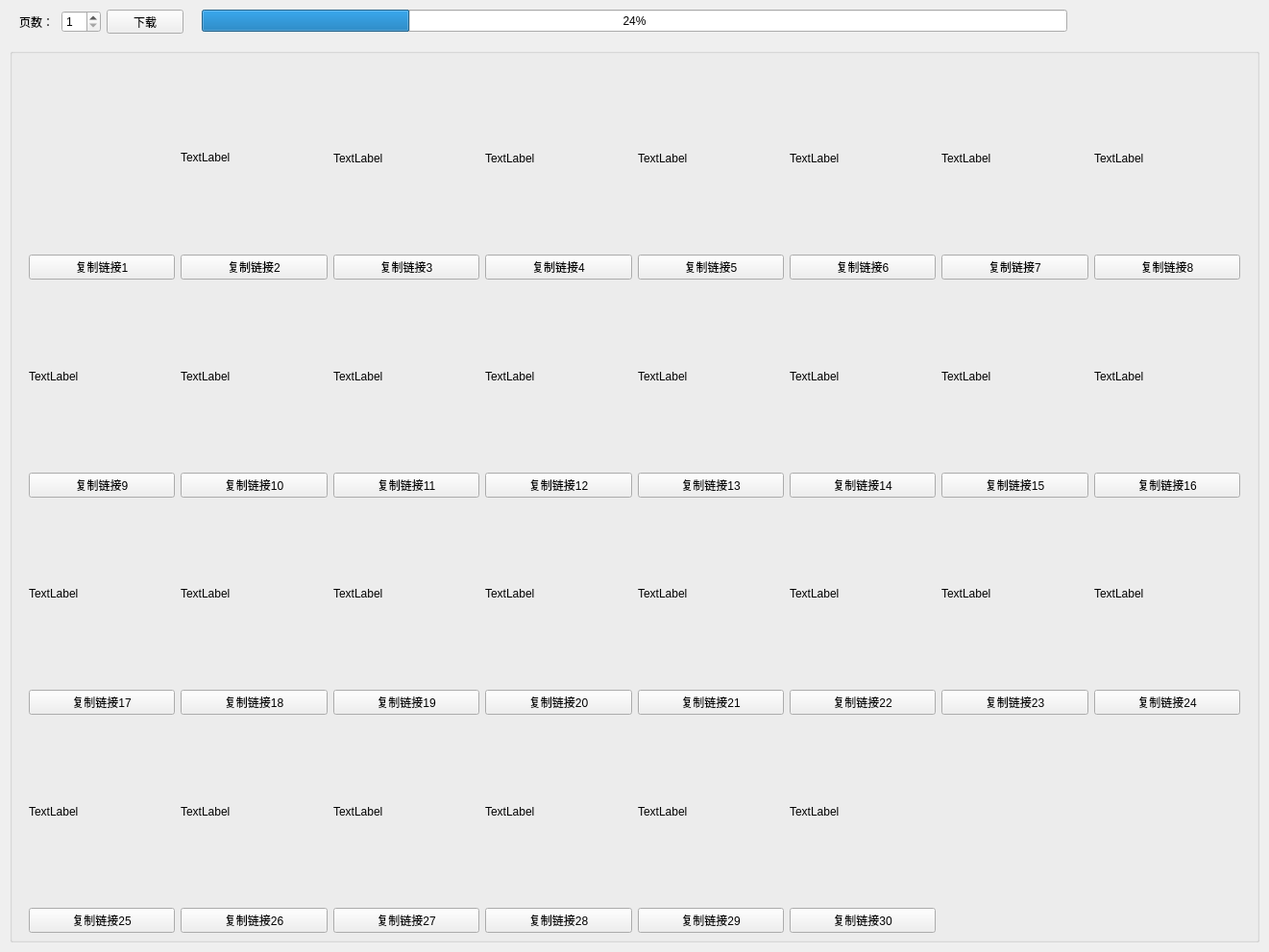
<?xml version="1.0" encoding="UTF-8"?>
<ui version="4.0">
 <class>Form</class>
 <widget class="QWidget" name="Form">
  <property name="windowTitle">
   <string>python大法好</string>
  </property>
  <property name="autoFillBackground">
   <bool>false</bool>
  </property>
  <widget class="QGroupBox" name="groupBox">
   <property name="geometry">
    <rect>
     <x>10</x>
     <y>50</y>
     <width>1301</width>
     <height>931</height>
    </rect>
   </property>
   <property name="title">
    <string/>
   </property>
   <widget class="QWidget" name="layoutWidget">
    <property name="geometry">
     <rect>
      <x>20</x>
      <y>20</y>
      <width>1261</width>
      <height>901</height>
     </rect>
    </property>
    <layout class="QGridLayout" name="gridLayout">
     <item row="2" column="5">
      <widget class="QLabel" name="label_13">
       <property name="text">
        <string>TextLabel</string>
       </property>
      </widget>
     </item>
     <item row="4" column="5">
      <widget class="QLabel" name="label_21">
       <property name="text">
        <string>TextLabel</string>
       </property>
      </widget>
     </item>
     <item row="4" column="4">
      <widget class="QLabel" name="label_20">
       <property name="text">
        <string>TextLabel</string>
       </property>
      </widget>
     </item>
     <item row="0" column="2">
      <widget class="QLabel" name="label_3">
       <property name="text">
        <string>TextLabel</string>
       </property>
      </widget>
     </item>
     <item row="4" column="2">
      <widget class="QLabel" name="label_19">
       <property name="text">
        <string>TextLabel</string>
       </property>
       <property name="textFormat">
        <enum>Qt::AutoText</enum>
       </property>
      </widget>
     </item>
     <item row="2" column="0">
      <widget class="QLabel" name="label_9">
       <property name="text">
        <string>TextLabel</string>
       </property>
      </widget>
     </item>
     <item row="7" column="0">
      <widget class="QLabel" name="label_25">
       <property name="text">
        <string>TextLabel</string>
       </property>
      </widget>
     </item>
     <item row="4" column="0">
      <widget class="QLabel" name="label_17">
       <property name="text">
        <string>TextLabel</string>
       </property>
      </widget>
     </item>
     <item row="2" column="4">
      <widget class="QLabel" name="label_12">
       <property name="text">
        <string>TextLabel</string>
       </property>
      </widget>
     </item>
     <item row="0" column="7">
      <widget class="QLabel" name="label_7">
       <property name="text">
        <string>TextLabel</string>
       </property>
      </widget>
     </item>
     <item row="0" column="5">
      <widget class="QLabel" name="label_5">
       <property name="text">
        <string>TextLabel</string>
       </property>
      </widget>
     </item>
     <item row="4" column="6">
      <widget class="QLabel" name="label_22">
       <property name="text">
        <string>TextLabel</string>
       </property>
      </widget>
     </item>
     <item row="0" column="4">
      <widget class="QLabel" name="label_4">
       <property name="text">
        <string>TextLabel</string>
       </property>
      </widget>
     </item>
     <item row="0" column="8">
      <widget class="QLabel" name="label_8">
       <property name="text">
        <string>TextLabel</string>
       </property>
      </widget>
     </item>
     <item row="4" column="7">
      <widget class="QLabel" name="label_23">
       <property name="text">
        <string>TextLabel</string>
       </property>
      </widget>
     </item>
     <item row="2" column="6">
      <widget class="QLabel" name="label_14">
       <property name="text">
        <string>TextLabel</string>
       </property>
      </widget>
     </item>
     <item row="4" column="1">
      <widget class="QLabel" name="label_18">
       <property name="text">
        <string>TextLabel</string>
       </property>
      </widget>
     </item>
     <item row="7" column="5">
      <widget class="QLabel" name="label_29">
       <property name="text">
        <string>TextLabel</string>
       </property>
      </widget>
     </item>
     <item row="7" column="4">
      <widget class="QLabel" name="label_28">
       <property name="text">
        <string>TextLabel</string>
       </property>
      </widget>
     </item>
     <item row="7" column="2">
      <widget class="QLabel" name="label_27">
       <property name="text">
        <string>TextLabel</string>
       </property>
      </widget>
     </item>
     <item row="7" column="1">
      <widget class="QLabel" name="label_26">
       <property name="text">
        <string>TextLabel</string>
       </property>
      </widget>
     </item>
     <item row="4" column="8">
      <widget class="QLabel" name="label_24">
       <property name="text">
        <string>TextLabel</string>
       </property>
      </widget>
     </item>
     <item row="7" column="6">
      <widget class="QLabel" name="label_30">
       <property name="text">
        <string>TextLabel</string>
       </property>
      </widget>
     </item>
     <item row="2" column="1">
      <widget class="QLabel" name="label_10">
       <property name="text">
        <string>TextLabel</string>
       </property>
      </widget>
     </item>
     <item row="2" column="7">
      <widget class="QLabel" name="label_15">
       <property name="text">
        <string>TextLabel</string>
       </property>
      </widget>
     </item>
     <item row="2" column="8">
      <widget class="QLabel" name="label_16">
       <property name="text">
        <string>TextLabel</string>
       </property>
      </widget>
     </item>
     <item row="0" column="1">
      <widget class="QLabel" name="label_2">
       <property name="focusPolicy">
        <enum>Qt::ClickFocus</enum>
       </property>
       <property name="acceptDrops">
        <bool>true</bool>
       </property>
       <property name="text">
        <string>TextLabel</string>
       </property>
      </widget>
     </item>
     <item row="0" column="6">
      <widget class="QLabel" name="label_6">
       <property name="text">
        <string>TextLabel</string>
       </property>
      </widget>
     </item>
     <item row="2" column="2">
      <widget class="QLabel" name="label_11">
       <property name="text">
        <string>TextLabel</string>
       </property>
      </widget>
     </item>
     <item row="8" column="4">
      <widget class="QPushButton" name="pushButton_29">
       <property name="text">
        <string>复制链接28</string>
       </property>
      </widget>
     </item>
     <item row="3" column="2">
      <widget class="QPushButton" name="pushButton_12">
       <property name="text">
        <string>复制链接11</string>
       </property>
      </widget>
     </item>
     <item row="8" column="2">
      <widget class="QPushButton" name="pushButton_28">
       <property name="text">
        <string>复制链接27</string>
       </property>
      </widget>
     </item>
     <item row="1" column="1">
      <widget class="QPushButton" name="pushButton_3">
       <property name="text">
        <string>复制链接2</string>
       </property>
      </widget>
     </item>
     <item row="3" column="4">
      <widget class="QPushButton" name="pushButton_13">
       <property name="text">
        <string>复制链接12</string>
       </property>
      </widget>
     </item>
     <item row="1" column="6">
      <widget class="QPushButton" name="pushButton_7">
       <property name="text">
        <string>复制链接6</string>
       </property>
      </widget>
     </item>
     <item row="0" column="0">
      <widget class="QLabel" name="label_1">
       <property name="text">
        <string/>
       </property>
      </widget>
     </item>
     <item row="3" column="6">
      <widget class="QPushButton" name="pushButton_15">
       <property name="text">
        <string>复制链接14</string>
       </property>
      </widget>
     </item>
     <item row="3" column="7">
      <widget class="QPushButton" name="pushButton_16">
       <property name="text">
        <string>复制链接15</string>
       </property>
      </widget>
     </item>
     <item row="8" column="5">
      <widget class="QPushButton" name="pushButton_30">
       <property name="text">
        <string>复制链接29</string>
       </property>
      </widget>
     </item>
     <item row="3" column="0">
      <widget class="QPushButton" name="pushButton_10">
       <property name="text">
        <string>复制链接9</string>
       </property>
      </widget>
     </item>
     <item row="5" column="5">
      <widget class="QPushButton" name="pushButton_22">
       <property name="text">
        <string>复制链接21</string>
       </property>
      </widget>
     </item>
     <item row="5" column="6">
      <widget class="QPushButton" name="pushButton_23">
       <property name="text">
        <string>复制链接22</string>
       </property>
      </widget>
     </item>
     <item row="5" column="4">
      <widget class="QPushButton" name="pushButton_21">
       <property name="text">
        <string>复制链接20</string>
       </property>
      </widget>
     </item>
     <item row="8" column="1">
      <widget class="QPushButton" name="pushButton_27">
       <property name="text">
        <string>复制链接26</string>
       </property>
      </widget>
     </item>
     <item row="3" column="1">
      <widget class="QPushButton" name="pushButton_11">
       <property name="text">
        <string>复制链接10</string>
       </property>
      </widget>
     </item>
     <item row="5" column="0">
      <widget class="QPushButton" name="pushButton_18">
       <property name="text">
        <string>复制链接17</string>
       </property>
      </widget>
     </item>
     <item row="8" column="0">
      <widget class="QPushButton" name="pushButton_26">
       <property name="text">
        <string>复制链接25</string>
       </property>
      </widget>
     </item>
     <item row="1" column="2">
      <widget class="QPushButton" name="pushButton_4">
       <property name="text">
        <string>复制链接3</string>
       </property>
      </widget>
     </item>
     <item row="5" column="8">
      <widget class="QPushButton" name="pushButton_25">
       <property name="text">
        <string>复制链接24</string>
       </property>
      </widget>
     </item>
     <item row="3" column="8">
      <widget class="QPushButton" name="pushButton_17">
       <property name="text">
        <string>复制链接16</string>
       </property>
      </widget>
     </item>
     <item row="1" column="0">
      <widget class="QPushButton" name="pushButton_2">
       <property name="text">
        <string>复制链接1</string>
       </property>
      </widget>
     </item>
     <item row="8" column="6">
      <widget class="QPushButton" name="pushButton_31">
       <property name="text">
        <string>复制链接30</string>
       </property>
      </widget>
     </item>
     <item row="5" column="2">
      <widget class="QPushButton" name="pushButton_20">
       <property name="text">
        <string>复制链接19</string>
       </property>
      </widget>
     </item>
     <item row="3" column="5">
      <widget class="QPushButton" name="pushButton_14">
       <property name="text">
        <string>复制链接13</string>
       </property>
      </widget>
     </item>
     <item row="5" column="7">
      <widget class="QPushButton" name="pushButton_24">
       <property name="text">
        <string>复制链接23</string>
       </property>
      </widget>
     </item>
     <item row="1" column="5">
      <widget class="QPushButton" name="pushButton_6">
       <property name="text">
        <string>复制链接5</string>
       </property>
      </widget>
     </item>
     <item row="1" column="4">
      <widget class="QPushButton" name="pushButton_5">
       <property name="text">
        <string>复制链接4</string>
       </property>
      </widget>
     </item>
     <item row="5" column="1">
      <widget class="QPushButton" name="pushButton_19">
       <property name="text">
        <string>复制链接18</string>
       </property>
      </widget>
     </item>
     <item row="1" column="7">
      <widget class="QPushButton" name="pushButton_8">
       <property name="text">
        <string>复制链接7</string>
       </property>
      </widget>
     </item>
     <item row="1" column="8">
      <widget class="QPushButton" name="pushButton_9">
       <property name="text">
        <string>复制链接8</string>
       </property>
      </widget>
     </item>
    </layout>
   </widget>
  </widget>
  <widget class="QWidget" name="layoutWidget">
   <property name="geometry">
    <rect>
     <x>20</x>
     <y>10</y>
     <width>171</width>
     <height>25</height>
    </rect>
   </property>
   <layout class="QHBoxLayout" name="horizontalLayout">
    <item>
     <widget class="QLabel" name="label">
      <property name="text">
       <string>页数：</string>
      </property>
     </widget>
    </item>
    <item>
     <widget class="QSpinBox" name="spinBox">
      <property name="minimum">
       <number>1</number>
      </property>
     </widget>
    </item>
    <item>
     <widget class="QPushButton" name="pushButton">
      <property name="text">
       <string>下载</string>
      </property>
     </widget>
    </item>
   </layout>
  </widget>
  <widget class="QProgressBar" name="progressBar">
   <property name="geometry">
    <rect>
     <x>210</x>
     <y>10</y>
     <width>901</width>
     <height>23</height>
    </rect>
   </property>
   <property name="value">
    <number>24</number>
   </property>
  </widget>
 </widget>
 <resources/>
 <connections>
  <connection>
   <sender>pushButton_2</sender>
   <signal>clicked()</signal>
   <receiver>Form</receiver>
   <slot>copy()</slot>
   <hints>
    <hint type="sourcelabel">
     <x>95</x>
     <y>290</y>
    </hint>
    <hint type="destinationlabel">
     <x>392</x>
     <y>29</y>
    </hint>
   </hints>
  </connection>
  <connection>
   <sender>pushButton_3</sender>
   <signal>clicked()</signal>
   <receiver>Form</receiver>
   <slot>copy()</slot>
   <hints>
    <hint type="sourcelabel">
     <x>340</x>
     <y>290</y>
    </hint>
    <hint type="destinationlabel">
     <x>503</x>
     <y>37</y>
    </hint>
   </hints>
  </connection>
  <connection>
   <sender>pushButton_4</sender>
   <signal>clicked()</signal>
   <receiver>Form</receiver>
   <slot>copy()</slot>
   <hints>
    <hint type="sourcelabel">
     <x>498</x>
     <y>290</y>
    </hint>
    <hint type="destinationlabel">
     <x>615</x>
     <y>34</y>
    </hint>
   </hints>
  </connection>
  <connection>
   <sender>pushButton_5</sender>
   <signal>clicked()</signal>
   <receiver>Form</receiver>
   <slot>copy()</slot>
   <hints>
    <hint type="sourcelabel">
     <x>657</x>
     <y>290</y>
    </hint>
    <hint type="destinationlabel">
     <x>701</x>
     <y>25</y>
    </hint>
   </hints>
  </connection>
  <connection>
   <sender>pushButton_6</sender>
   <signal>clicked()</signal>
   <receiver>Form</receiver>
   <slot>copy()</slot>
   <hints>
    <hint type="sourcelabel">
     <x>815</x>
     <y>290</y>
    </hint>
    <hint type="destinationlabel">
     <x>781</x>
     <y>36</y>
    </hint>
   </hints>
  </connection>
  <connection>
   <sender>pushButton_7</sender>
   <signal>clicked()</signal>
   <receiver>Form</receiver>
   <slot>copy()</slot>
   <hints>
    <hint type="sourcelabel">
     <x>973</x>
     <y>290</y>
    </hint>
    <hint type="destinationlabel">
     <x>864</x>
     <y>27</y>
    </hint>
   </hints>
  </connection>
  <connection>
   <sender>pushButton_8</sender>
   <signal>clicked()</signal>
   <receiver>Form</receiver>
   <slot>copy()</slot>
   <hints>
    <hint type="sourcelabel">
     <x>1131</x>
     <y>290</y>
    </hint>
    <hint type="destinationlabel">
     <x>949</x>
     <y>30</y>
    </hint>
   </hints>
  </connection>
  <connection>
   <sender>pushButton_9</sender>
   <signal>clicked()</signal>
   <receiver>Form</receiver>
   <slot>copy()</slot>
   <hints>
    <hint type="sourcelabel">
     <x>1289</x>
     <y>290</y>
    </hint>
    <hint type="destinationlabel">
     <x>1048</x>
     <y>27</y>
    </hint>
   </hints>
  </connection>
  <connection>
   <sender>pushButton_10</sender>
   <signal>clicked()</signal>
   <receiver>Form</receiver>
   <slot>copy()</slot>
   <hints>
    <hint type="sourcelabel">
     <x>61</x>
     <y>517</y>
    </hint>
    <hint type="destinationlabel">
     <x>108</x>
     <y>42</y>
    </hint>
   </hints>
  </connection>
  <connection>
   <sender>pushButton_11</sender>
   <signal>clicked()</signal>
   <receiver>Form</receiver>
   <slot>copy()</slot>
   <hints>
    <hint type="sourcelabel">
     <x>340</x>
     <y>517</y>
    </hint>
    <hint type="destinationlabel">
     <x>312</x>
     <y>8</y>
    </hint>
   </hints>
  </connection>
  <connection>
   <sender>pushButton_12</sender>
   <signal>clicked()</signal>
   <receiver>Form</receiver>
   <slot>copy()</slot>
   <hints>
    <hint type="sourcelabel">
     <x>498</x>
     <y>517</y>
    </hint>
    <hint type="destinationlabel">
     <x>433</x>
     <y>16</y>
    </hint>
   </hints>
  </connection>
  <connection>
   <sender>pushButton_13</sender>
   <signal>clicked()</signal>
   <receiver>Form</receiver>
   <slot>copy()</slot>
   <hints>
    <hint type="sourcelabel">
     <x>657</x>
     <y>517</y>
    </hint>
    <hint type="destinationlabel">
     <x>548</x>
     <y>18</y>
    </hint>
   </hints>
  </connection>
  <connection>
   <sender>pushButton_14</sender>
   <signal>clicked()</signal>
   <receiver>Form</receiver>
   <slot>copy()</slot>
   <hints>
    <hint type="sourcelabel">
     <x>815</x>
     <y>517</y>
    </hint>
    <hint type="destinationlabel">
     <x>653</x>
     <y>10</y>
    </hint>
   </hints>
  </connection>
  <connection>
   <sender>pushButton_15</sender>
   <signal>clicked()</signal>
   <receiver>Form</receiver>
   <slot>copy()</slot>
   <hints>
    <hint type="sourcelabel">
     <x>973</x>
     <y>517</y>
    </hint>
    <hint type="destinationlabel">
     <x>763</x>
     <y>14</y>
    </hint>
   </hints>
  </connection>
  <connection>
   <sender>pushButton_16</sender>
   <signal>clicked()</signal>
   <receiver>Form</receiver>
   <slot>copy()</slot>
   <hints>
    <hint type="sourcelabel">
     <x>1131</x>
     <y>517</y>
    </hint>
    <hint type="destinationlabel">
     <x>924</x>
     <y>3</y>
    </hint>
   </hints>
  </connection>
  <connection>
   <sender>pushButton_17</sender>
   <signal>clicked()</signal>
   <receiver>Form</receiver>
   <slot>copy()</slot>
   <hints>
    <hint type="sourcelabel">
     <x>1289</x>
     <y>517</y>
    </hint>
    <hint type="destinationlabel">
     <x>1030</x>
     <y>10</y>
    </hint>
   </hints>
  </connection>
  <connection>
   <sender>pushButton_18</sender>
   <signal>clicked()</signal>
   <receiver>Form</receiver>
   <slot>copy()</slot>
   <hints>
    <hint type="sourcelabel">
     <x>67</x>
     <y>743</y>
    </hint>
    <hint type="destinationlabel">
     <x>355</x>
     <y>22</y>
    </hint>
   </hints>
  </connection>
  <connection>
   <sender>pushButton_19</sender>
   <signal>clicked()</signal>
   <receiver>Form</receiver>
   <slot>copy()</slot>
   <hints>
    <hint type="sourcelabel">
     <x>340</x>
     <y>743</y>
    </hint>
    <hint type="destinationlabel">
     <x>398</x>
     <y>10</y>
    </hint>
   </hints>
  </connection>
  <connection>
   <sender>pushButton_20</sender>
   <signal>clicked()</signal>
   <receiver>Form</receiver>
   <slot>copy()</slot>
   <hints>
    <hint type="sourcelabel">
     <x>498</x>
     <y>743</y>
    </hint>
    <hint type="destinationlabel">
     <x>494</x>
     <y>13</y>
    </hint>
   </hints>
  </connection>
  <connection>
   <sender>pushButton_21</sender>
   <signal>clicked()</signal>
   <receiver>Form</receiver>
   <slot>copy()</slot>
   <hints>
    <hint type="sourcelabel">
     <x>657</x>
     <y>743</y>
    </hint>
    <hint type="destinationlabel">
     <x>555</x>
     <y>4</y>
    </hint>
   </hints>
  </connection>
  <connection>
   <sender>pushButton_22</sender>
   <signal>clicked()</signal>
   <receiver>Form</receiver>
   <slot>copy()</slot>
   <hints>
    <hint type="sourcelabel">
     <x>815</x>
     <y>743</y>
    </hint>
    <hint type="destinationlabel">
     <x>718</x>
     <y>8</y>
    </hint>
   </hints>
  </connection>
  <connection>
   <sender>pushButton_23</sender>
   <signal>clicked()</signal>
   <receiver>Form</receiver>
   <slot>copy()</slot>
   <hints>
    <hint type="sourcelabel">
     <x>973</x>
     <y>743</y>
    </hint>
    <hint type="destinationlabel">
     <x>860</x>
     <y>16</y>
    </hint>
   </hints>
  </connection>
  <connection>
   <sender>pushButton_24</sender>
   <signal>clicked()</signal>
   <receiver>Form</receiver>
   <slot>copy()</slot>
   <hints>
    <hint type="sourcelabel">
     <x>1131</x>
     <y>743</y>
    </hint>
    <hint type="destinationlabel">
     <x>979</x>
     <y>17</y>
    </hint>
   </hints>
  </connection>
  <connection>
   <sender>pushButton_25</sender>
   <signal>clicked()</signal>
   <receiver>Form</receiver>
   <slot>copy()</slot>
   <hints>
    <hint type="sourcelabel">
     <x>1289</x>
     <y>743</y>
    </hint>
    <hint type="destinationlabel">
     <x>1078</x>
     <y>41</y>
    </hint>
   </hints>
  </connection>
  <connection>
   <sender>pushButton_26</sender>
   <signal>clicked()</signal>
   <receiver>Form</receiver>
   <slot>copy()</slot>
   <hints>
    <hint type="sourcelabel">
     <x>95</x>
     <y>969</y>
    </hint>
    <hint type="destinationlabel">
     <x>130</x>
     <y>886</y>
    </hint>
   </hints>
  </connection>
  <connection>
   <sender>pushButton_27</sender>
   <signal>clicked()</signal>
   <receiver>Form</receiver>
   <slot>copy()</slot>
   <hints>
    <hint type="sourcelabel">
     <x>340</x>
     <y>969</y>
    </hint>
    <hint type="destinationlabel">
     <x>269</x>
     <y>886</y>
    </hint>
   </hints>
  </connection>
  <connection>
   <sender>pushButton_28</sender>
   <signal>clicked()</signal>
   <receiver>Form</receiver>
   <slot>copy()</slot>
   <hints>
    <hint type="sourcelabel">
     <x>498</x>
     <y>969</y>
    </hint>
    <hint type="destinationlabel">
     <x>366</x>
     <y>886</y>
    </hint>
   </hints>
  </connection>
  <connection>
   <sender>pushButton_29</sender>
   <signal>clicked()</signal>
   <receiver>Form</receiver>
   <slot>copy()</slot>
   <hints>
    <hint type="sourcelabel">
     <x>657</x>
     <y>969</y>
    </hint>
    <hint type="destinationlabel">
     <x>533</x>
     <y>884</y>
    </hint>
   </hints>
  </connection>
  <connection>
   <sender>pushButton_30</sender>
   <signal>clicked()</signal>
   <receiver>Form</receiver>
   <slot>copy()</slot>
   <hints>
    <hint type="sourcelabel">
     <x>815</x>
     <y>969</y>
    </hint>
    <hint type="destinationlabel">
     <x>656</x>
     <y>882</y>
    </hint>
   </hints>
  </connection>
  <connection>
   <sender>pushButton_31</sender>
   <signal>clicked()</signal>
   <receiver>Form</receiver>
   <slot>copy()</slot>
   <hints>
    <hint type="sourcelabel">
     <x>973</x>
     <y>969</y>
    </hint>
    <hint type="destinationlabel">
     <x>801</x>
     <y>887</y>
    </hint>
   </hints>
  </connection>
  <connection>
   <sender>pushButton</sender>
   <signal>clicked()</signal>
   <receiver>Form</receiver>
   <slot>download()</slot>
   <hints>
    <hint type="sourcelabel">
     <x>173</x>
     <y>15</y>
    </hint>
    <hint type="destinationlabel">
     <x>170</x>
     <y>39</y>
    </hint>
   </hints>
  </connection>
 </connections>
 <slots>
  <slot>copy()</slot>
  <slot>download()</slot>
 </slots>
</ui>
